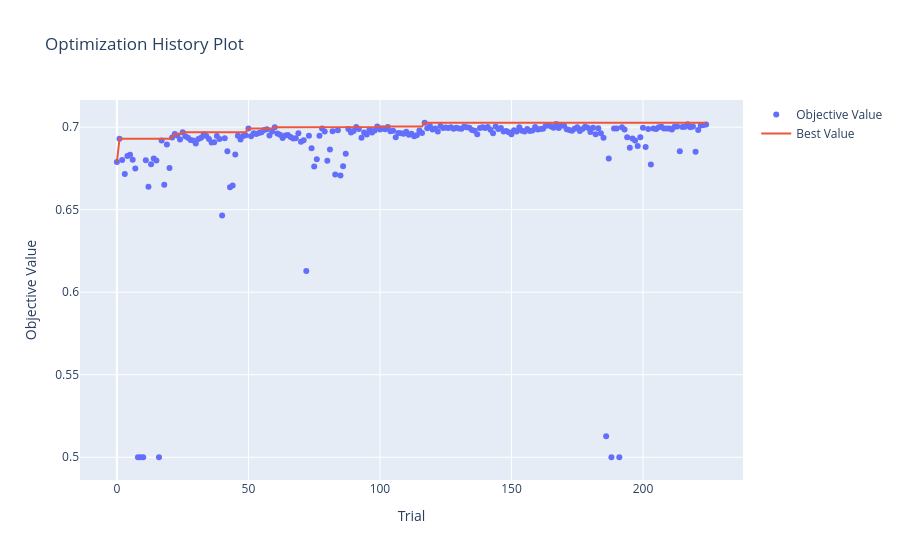
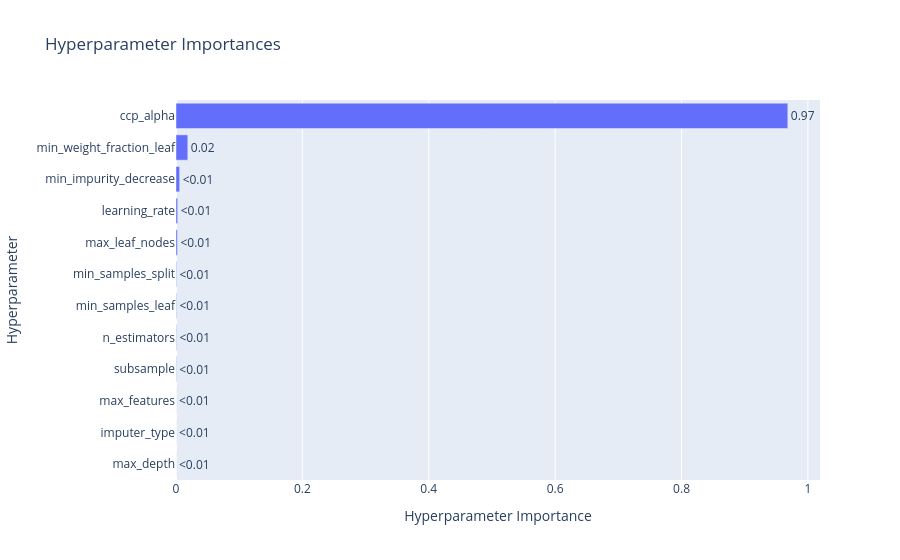
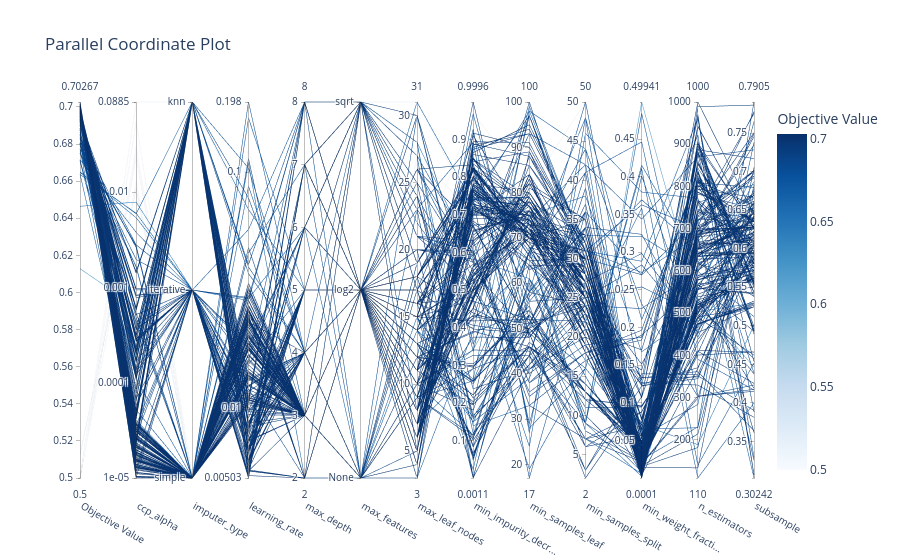

Here is the notebook cell these charts were saved with, in order:
### Markdown cell above
### 10k

### Code cell
import optuna
import numpy as np
import warnings
from sklearn.metrics import roc_auc_score
from sklearn.model_selection import TimeSeriesSplit
from optuna.visualization import (
    plot_optimization_history, 
    plot_param_importances, 
    plot_parallel_coordinate
)
from optuna.samplers import TPESampler
from sklearn.ensemble import GradientBoostingClassifier
from sklearn.utils.class_weight import compute_sample_weight
from sklearn.pipeline import make_pipeline
from sklearn.impute import SimpleImputer
from sklearn.impute import KNNImputer
from sklearn.experimental import enable_iterative_imputer
from sklearn.impute import IterativeImputer

# Parameter tuning settings

timeout_seconds = 60*60*1
no_improvement_trials = 100

# Split the 10k dataset to evaluate on holdout after tuning

X_tuning = train_10k_X.head(8000)
y_tuning = train_10k_y_cat.head(8000)
X_val_holdout = train_10k_X.tail(2000)
y_val_holdout = train_10k_y_cat.tail(2000)

def objective_gbm(trial):

    params = {
        "n_estimators": trial.suggest_int("n_estimators", 100, 1000), # Number of boosting rounds
        "learning_rate": trial.suggest_float("learning_rate", 0.005, 0.2, log=True), # Step size
        "max_depth": trial.suggest_int("max_depth", 2, 8), # Max tree depth
        "subsample": trial.suggest_float("subsample", 0.3, 0.8), # Fraction of samples used for training each tree
        "min_samples_split": trial.suggest_int("min_samples_split", 2, 50), # Min samples required to split a node
        "min_samples_leaf": trial.suggest_int("min_samples_leaf", 15, 100), # Min samples required in a leaf node
        "min_weight_fraction_leaf": trial.suggest_float("min_weight_fraction_leaf", 0, 0.5), # Min weight fraction required in a leaf node
        "min_impurity_decrease": trial.suggest_float("min_impurity_decrease", 0, 1.0), # Min impurity decrease required to make a split
        "max_features": trial.suggest_categorical("max_features", ["sqrt", "log2", None]), # Number of features to consider when looking for the best split
        "max_leaf_nodes": trial.suggest_int("max_leaf_nodes", 3, 31), # Max leaf nodes in the tree
        "ccp_alpha": trial.suggest_float("ccp_alpha", 1e-5, 0.1, log=True), # Complexity parameter for pruning
        "random_state": 42, # Fixed random state for reproducibility
        "verbose": 0, # Set to 0 to disable verbose output during training
    }

    imputer_type = trial.suggest_categorical("imputer_type", ["simple", "knn", "iterative"])
    
    if imputer_type == "simple":
        strategy = trial.suggest_categorical("simple_strategy", ["mean", "median", "most_frequent"])
        imputer = SimpleImputer(strategy=strategy)
        
    elif imputer_type == "knn": # K Nearest Neighbors Imputer
        n_neighbors = trial.suggest_int("knn_neighbors", 3, 15)
        imputer = KNNImputer(n_neighbors=n_neighbors)
        
    else: # iterative
        imputer = IterativeImputer(max_iter=10, random_state=42)

    full_pipeline = make_pipeline(
        numeric_preprocessor,
        imputer,
        GradientBoostingClassifier(**params)
    )
    
    tscv = TimeSeriesSplit(n_splits=5)
    cv_scores = []
    
    for train_idx, val_idx in tscv.split(X_tuning):
        X_tr, X_val = X_tuning.iloc[train_idx], X_tuning.iloc[val_idx]
        y_tr, y_val = y_tuning.iloc[train_idx], y_tuning.iloc[val_idx]
        
        with warnings.catch_warnings():
            warnings.simplefilter("ignore")
            full_pipeline.fit(X_tr, y_tr)
        
        preds = full_pipeline.predict_proba(X_val)[:, 1]
        cv_scores.append(roc_auc_score(y_val, preds))
        
    return np.mean(cv_scores)

def stop_optuna(study, trial): # Custom callback to stop optimization if no improvement in best AUC for a certain number of trials
    if study.best_trial.number + no_improvement_trials <= trial.number:
        print(f"\n[Early Stop] No improvement in {no_improvement_trials} trials. Stopping optimization.")
        study.stop()

study_gbm = optuna.create_study(direction="maximize", sampler=TPESampler(seed=42))
study_gbm.optimize(objective_gbm, timeout=timeout_seconds, n_jobs=-1, callbacks=[stop_optuna])

print("\n" + "="*40)
print(f"BEST AUC: {study_gbm.best_value:.4f}")
print("BEST PARAMETERS:")

print("best_params = {")
for k, v in study_gbm.best_params.items():
    if isinstance(v, str):
        print(f'    "{k}": "{v}",')
    else:
        print(f'    "{k}": {v},')
print("}")

print("\n--- PARAMETER IMPORTANCE ---")
importances = optuna.importance.get_param_importances(study_gbm)
for param, importance in importances.items():
    print(f"  {param:20}: {importance:.4f}")
print("="*40)


fig1 = plot_optimization_history(study_gbm)
fig1.show()
    
fig2 = plot_param_importances(study_gbm)
fig2.show()
    
fig3 = plot_parallel_coordinate(
    study_gbm,
    params=[
        "n_estimators", "learning_rate", "max_depth", "subsample", 
        "min_samples_split", "min_samples_leaf", "min_weight_fraction_leaf",
        "min_impurity_decrease", "max_features", "max_leaf_nodes",
        "ccp_alpha", "imputer_type"
    ]
)
fig3.show()
    
fig1.write_html("hyperparameter_tuning/GBM/Classification/optuna_gbm_10k_history.html")
fig2.write_html("hyperparameter_tuning/GBM/Classification/optuna_gbm_10k_importance.html")
fig3.write_html("hyperparameter_tuning/GBM/Classification/optuna_gbm_10k_parallel.html")

### Figure 1 — Plotly figure (JSON) as saved in the notebook; plotly's stock layout.template omitted (floating-point values rounded to 4 significant figures; data arrays with more than 128 entries replaced by an {"elided": "..."} marker saying what was removed)
{"data": [{"mode": "markers", "name": "Objective Value", "type": "scatter", "x": {"elided": "225 int values"}, "y": {"elided": "225 float values"}}, {"mode": "lines", "name": "Best Value", "type": "scatter", "x": {"elided": "225 int values"}, "y": {"elided": "225 float values"}}, {"marker": {"color": "#cccccc"}, "mode": "markers", "name": "Infeasible Trial", "showlegend": false, "type": "scatter", "x": [], "y": []}], "layout": {"title": {"text": "Optimization History Plot"}, "xaxis": {"title": {"text": "Trial"}}, "yaxis": {"title": {"text": "Objective Value"}}}}

### Figure 2 — Plotly figure (JSON) as saved in the notebook; plotly's stock layout.template omitted (floating-point values rounded to 4 significant figures)
{"data": [{"cliponaxis": false, "hovertemplate": ["max_depth (IntDistribution): 3.5110361365760406e-06<extra></extra>", "imputer_type (CategoricalDistribution): 1.2461911390301915e-05<extra></extra>", "max_features (CategoricalDistribution): 1.4593991081740877e-05<extra></extra>", "subsample (FloatDistribution): 0.00047056416569504696<extra></extra>", "n_estimators (IntDistribution): 0.0006212192388384976<extra></extra>", "min_samples_leaf (IntDistribution): 0.0006705039862183917<extra></extra>", "min_samples_split (IntDistribution): 0.0007720719425449804<extra></extra>", "max_leaf_nodes (IntDistribution): 0.0022127371481126864<extra></extra>", "learning_rate (FloatDistribution): 0.002627400462036412<extra></extra>", "min_impurity_decrease (FloatDistribution): 0.005757221468651749<extra></extra>", "min_weight_fraction_leaf (FloatDistribution): 0.018662571661896634<extra></extra>", "ccp_alpha (FloatDistribution): 0.968175142987397<extra></extra>"], "name": "Objective Value", "orientation": "h", "text": ["<0.01", "<0.01", "<0.01", "<0.01", "<0.01", "<0.01", "<0.01", "<0.01", "<0.01", "<0.01", "0.02", "0.97"], "textposition": "outside", "type": "bar", "x": [3.511e-06, 1.246e-05, 1.459e-05, 0.0004706, 0.0006212, 0.0006705, 0.0007721, 0.002213, 0.002627, 0.005757, 0.01866, 0.9682], "y": ["max_depth", "imputer_type", "max_features", "subsample", "n_estimators", "min_samples_leaf", "min_samples_split", "max_leaf_nodes", "learning_rate", "min_impurity_decrease", "min_weight_fraction_leaf", "ccp_alpha"]}], "layout": {"title": {"text": "Hyperparameter Importances"}, "xaxis": {"title": {"text": "Hyperparameter Importance"}}, "yaxis": {"title": {"text": "Hyperparameter"}}}}

### Figure 3 — Plotly figure (JSON) as saved in the notebook; plotly's stock layout.template omitted (floating-point values rounded to 4 significant figures; data arrays with more than 128 entries replaced by an {"elided": "..."} marker saying what was removed)
{"data": [{"dimensions": [{"label": "Objective Value", "range": [0.5, 0.7027], "values": {"elided": "225 float values"}}, {"label": "ccp_alpha", "range": [-5.0, -1.053], "ticktext": ["1e-05", "0.0001", "0.001", "0.01", "0.0885"], "tickvals": [-5.0, -4, -3, -2, -1.053], "values": {"elided": "225 float values"}}, {"label": "imputer_type", "range": [0, 2], "ticktext": ["simple", "iterative", "knn"], "tickvals": [0, 1, 2], "values": {"elided": "225 int values"}}, {"label": "learning_rate", "range": [-2.299, -0.7028], "ticktext": ["0.00503", "0.01", "0.1", "0.198"], "tickvals": [-2.299, -2, -1, -0.7028], "values": {"elided": "225 float values"}}, {"label": "max_depth", "range": [2, 8], "values": {"elided": "225 int values"}}, {"label": "max_features", "range": [0, 2], "ticktext": ["None", "log2", "sqrt"], "tickvals": [0, 1, 2], "values": {"elided": "225 int values"}}, {"label": "max_leaf_nodes", "range": [3, 31], "values": {"elided": "225 int values"}}, {"label": "min_impurity_decr...", "range": [0.001113, 0.9996], "values": {"elided": "225 float values"}}, {"label": "min_samples_leaf", "range": [17, 100], "values": {"elided": "225 int values"}}, {"label": "min_samples_split", "range": [2, 50], "values": {"elided": "225 int values"}}, {"label": "min_weight_fracti...", "range": [9.953e-05, 0.4994], "values": {"elided": "225 float values"}}, {"label": "n_estimators", "range": [110, 1000], "values": {"elided": "225 int values"}}, {"label": "subsample", "range": [0.3024, 0.7905], "values": {"elided": "225 float values"}}], "labelangle": 30, "labelside": "bottom", "line": {"color": {"elided": "225 float values"}, "colorbar": {"title": {"text": "Objective Value"}}, "colorscale": [[0, "rgb(247,251,255)"], [0.125, "rgb(222,235,247)"], [0.25, "rgb(198,219,239)"], [0.375, "rgb(158,202,225)"], [0.5, "rgb(107,174,214)"], [0.625, "rgb(66,146,198)"], [0.75, "rgb(33,113,181)"], [0.875, "rgb(8,81,156)"], [1, "rgb(8,48,107)"]], "reversescale": false, "showscale": true}, "type": "parcoords"}], "layout": {"title": {"text": "Parallel Coordinate Plot"}}}
